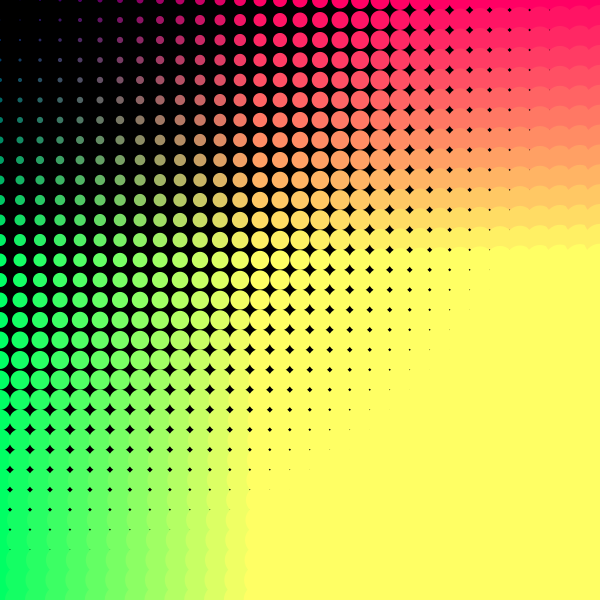
Frame 1 (no input)
Frame 60 (the mouse pressed at the canvas centre just before this capture): identical to frame 1, image omitted
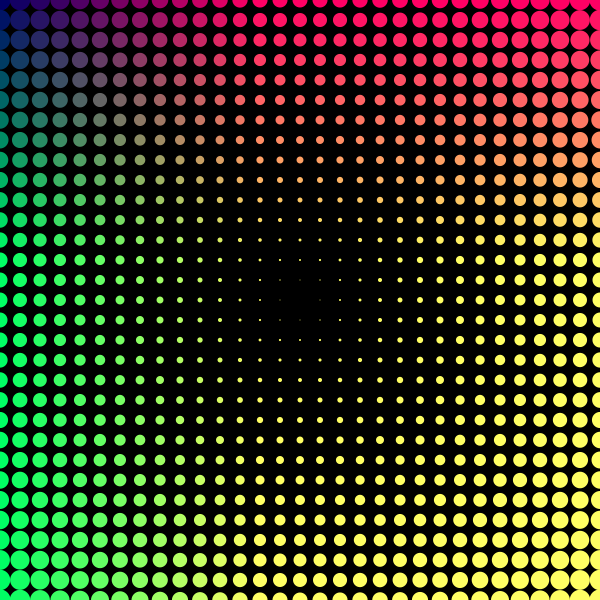
Frame 120 (the mouse held since frame 60 and released just before this capture)

The Processing sketch that drew these frames (run headless with seeded random() and noise(); from frame 60 on, the mouse is pressed at the canvas centre):

// Processing sketch: sketch_220117a
// ── sketch_220117a.pde
void setup(){
  size(600,600);
}

void draw(){  
 background(0);
  for(int x = 0; x <= 600; x += 20){
    for(int y = 0; y <=600; y += 20){
      float d = dist(x,y,mouseX,mouseY);
      noStroke();
      fill(x,y,100);
      ellipse(x,y,d *0.05,d *0.05);
    }
  }  
}
